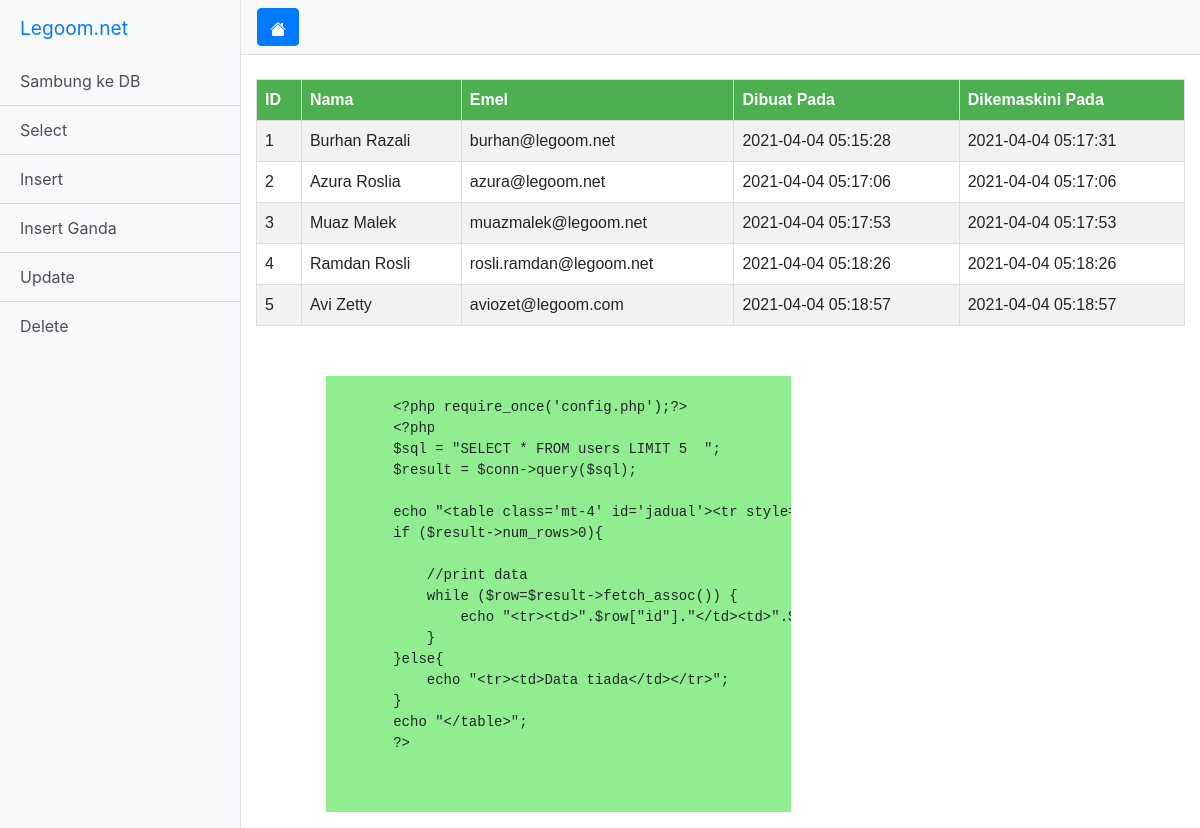
/index-select.php, run on the app's committed database.
### tables this page shows
CREATE TABLE IF NOT EXISTS `users` (
  `id` int(7) NOT NULL AUTO_INCREMENT,
  `nama` varchar(254) DEFAULT NULL,
  `emel` varchar(254) NOT NULL,
  `created_at` timestamp NOT NULL DEFAULT CURRENT_TIMESTAMP,
  `updated_at` timestamp NOT NULL DEFAULT CURRENT_TIMESTAMP ON UPDATE CURRENT_TIMESTAMP,
  PRIMARY KEY (`id`)
);

### index-select.php (the view)
<!DOCTYPE html><html lang="en"><head><?php include 'etc/head.php' ?></head>
  <body>
    <div class="d-flex" id="wrapper">
      <?php include 'etc/sidebar.php' ?>
      <div id="page-content-wrapper">
        <?php include 'etc/nav.php'; ?>
        <div class="container-fluid">
        <?php require_once('config.php');?>
        <?php
        $sql = "SELECT * FROM users LIMIT 5  ";
        $result = $conn->query($sql);
        echo "<table class='mt-4' id='jadual'><tr style='background:tomato;'><th>ID</th><th>Nama</th><th>Emel</th><th>Dibuat Pada</th><th>Dikemaskini Pada</th></tr>";
        if ($result->num_rows>0){
            while ($row=$result->fetch_assoc()) {
                echo "<tr><td>".$row["id"]."</td><td>".$row["nama"]."</td><td>".$row["emel"]."</td><td>".$row["created_at"]."</td><td>".$row["updated_at"]."</td></tr>";
            }
        }else{
            echo "<tr><td>Data tiada</td></tr>";
        }
        echo "</table>";
        ?>
        <pre style="background:lightgreen; width:50%; margin-top:50px; margin-left:70px;"><blockquote>
        &lt;?php require_once('config.php');?&gt;
        &lt;?php
        $sql = "SELECT * FROM users LIMIT 5  ";
        $result = $conn-&gt;query($sql);
        echo "&lt;table class='mt-4' id='jadual'&gt;&lt;tr style='background:tomato;'&gt;&lt;th&gt;ID&lt;/th&gt;&lt;th&gt;Nama&lt;/th&gt;&lt;th&gt;Emel&lt;/th&gt;&lt;th&gt;Dibuat Pada&lt;/th&gt;&lt;th&gt;Dikemaskini Pada&lt;/th&gt;&lt;/tr&gt;";
        if ($result-&gt;num_rows&gt;0){
            //print data
            while ($row=$result-&gt;fetch_assoc()) {
                echo "&lt;tr&gt;&lt;td&gt;".$row["id"]."&lt;/td&gt;&lt;td&gt;".$row["nama"]."&lt;/td&gt;&lt;td&gt;".$row["emel"]."&lt;/td&gt;&lt;td&gt;".$row["created_at"]."&lt;/td&gt;&lt;td&gt;".$row["updated_at"]."&lt;/td&gt;&lt;/tr&gt;";
            }
        }else{
            echo "&lt;tr&gt;&lt;td&gt;Data tiada&lt;/td&gt;&lt;/tr&gt;";
        }
        echo "&lt;/table&gt;";
        ?&gt;</blockquote>
        </pre>
        </div>
      </div>
    </div><?php include 'etc/script.php' ?>
  </body>
</html>

### etc/head.php (shortened to what this page needs)
<link href="vendor/bootstrap/css/bootstrap.min.css" rel="stylesheet">
<link href="css/simple-sidebar.css" rel="stylesheet">

### etc/sidebar.php
<div class="bg-light border-right" id="sidebar-wrapper">
      <div class="sidebar-heading" ><a href="https://legoom.biz.my/praktisphpmysql/">Legoom.net</a> </div>
      <div class="list-group list-group-flush">
        <a href="https://legoom.biz.my/praktisphpmysql/index-sambung.php" class="list-group-item list-group-item-action bg-light">Sambung ke DB</a>
        <a href="https://legoom.biz.my/praktisphpmysql/index-select.php" class="list-group-item list-group-item-action bg-light">Select</a>
        <a href="https://legoom.biz.my/praktisphpmysql/index-insert.php" class="list-group-item list-group-item-action bg-light">Insert</a>
        <a href="https://legoom.biz.my/praktisphpmysql/index-insert-ganda.php" class="list-group-item list-group-item-action bg-light">Insert Ganda</a>
        <a href="https://legoom.biz.my/praktisphpmysql/index-update.php" class="list-group-item list-group-item-action bg-light">Update</a>
        <a href="https://legoom.biz.my/praktisphpmysql/index-delete.php" class="list-group-item list-group-item-action bg-light">Delete</a>
      </div>
    </div>

### etc/nav.php (shortened to what this page needs)
<nav class="navbar navbar-expand-lg navbar-light bg-light border-bottom">
        <button class="btn btn-primary" id="menu-toggle"></button>
      </nav>

### css/simple-sidebar.css (style rules this page uses)
#wrapper { overflow-x: hidden; }
#sidebar-wrapper { min-height: 100vh; margin-left: -15rem; -webkit-transition: margin .25s ease-out; -moz-transition: margin .25s ease-out; -o-transition: margin .25s ease-out; transition: margin .25s ease-out; }
#sidebar-wrapper .sidebar-heading { padding: 0.875rem 1.25rem; font-size: 1.2rem; }
#sidebar-wrapper .list-group { width: 15rem; }
#page-content-wrapper { min-width: 100vw; }
@media (min-width: 768px) { #sidebar-wrapper { margin-left: 0; } }
@media (min-width: 768px) { #page-content-wrapper { min-width: 0; width: 100%; } }

### etc/head.php (style rules this page uses)
#jadual { font-family: Arial, Helvetica, sans-serif; border-collapse: collapse; width: 100%; }
#jadual td, #jadual th { border: 1px solid #ddd; padding: 8px; }
#jadual tr:nth-child(even) { background-color: #f2f2f2; }
th { padding-top: 12px; padding-bottom: 12px; text-align: left; background-color: #4CAF50; color: white; }

### data on the page
users: id "1", nama "Burhan Razali", emel "burhan@legoom.net", created_at "2021-04-04 05:15:28", updated_at "2021-04-04 05:17:31"
users: id "2", nama "Azura Roslia", emel "azura@legoom.net", created_at "2021-04-04 05:17:06", updated_at "2021-04-04 05:17:06"
users: id "3", nama "Muaz Malek", emel "muazmalek@legoom.net", created_at "2021-04-04 05:17:53", updated_at "2021-04-04 05:17:53"
users: id "4", nama "Ramdan Rosli", emel "rosli.ramdan@legoom.net", created_at "2021-04-04 05:18:26", updated_at "2021-04-04 05:18:26"
users: id "5", nama "Avi Zetty", emel "aviozet@legoom.com", created_at "2021-04-04 05:18:57", updated_at "2021-04-04 05:18:57"
